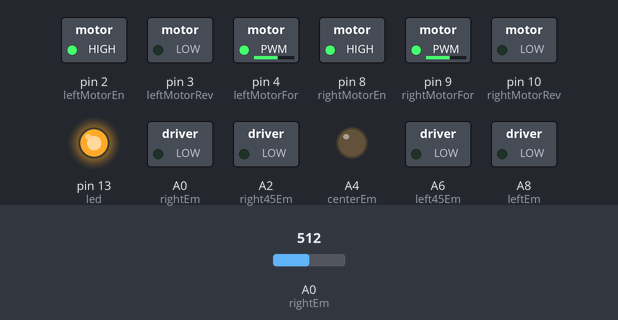
This sketch was run on a simulated Arduino Mega 2560, built with avr-gcc and run on an emulated ATmega2560. On the bench: switched loads named in the sketch (green lamp = pin HIGH), output pins drawn as LEDs (lit = HIGH). The inputs (shaded band) are chosen by the test bench; at power-on: A0 (rightEm) = 512. At 0.0 s the program stops and its outputs stay as they are.

Above: at 0.1 s.
Timing chart, 0 to 1.5 s (numbered marks = the images above):
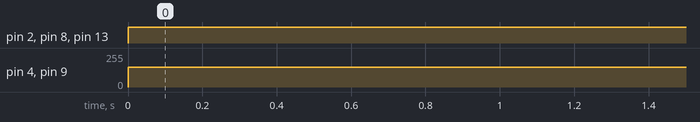

Measured:
- by itself, pin 2 (leftMotorEn), pin 8 (rightMotorEn), pin 13 (led): LOW → HIGH at 0.00 s
- by itself, pin 4 (leftMotorFor), pin 9 (rightMotorFor): 0/255 → 150/255 at 0.00 s

The sketch:

Main_Mechamouse.ino
```cpp
/*
 * this code for main mechmouse by Rat pack
 * main contributers: Matthew Alaniz, Stephanie Cabrera
 * **this a old agorithm , been scrapeed
 */

int led = 13; // test led
const int startOff = 0;//calibrate value through testing, valye reqired for center sensor to turn on
unsigned int startFlag = 0;

void startState(int);//function declaration for start, intilize agorithm

//Right Emitters and receivers -------------------------------------------------------------------------------------------------------------------------
int rightEm = A0; //14 // A1
int rightRec = 15; //15 // A1
int right; // right sensor reading

// Right45
int right45Em = A2; //16
int right45Rec = 17; //17 //A3
int right45; //right45 sensor reading

// Center
int centerEm = A4; // 18
int centerRec = 19; //19 // A5
int center; //center sensor reading

// Left 45
int left45Em = A6; //20
int left45Rec = 21; //21 // A7
int left45; //left45 sensor reading

//Left
int leftEm =  A8; // 22
int leftRec = 23; // 23 // A9
int left; //left sensor reading


//motor functions and variable declarations------------------------------------------------------------------------------------------------------------------------
//START OF FUNCTION DECLARATIONS
void rightFor(double);
void rightRev(double);
void leftFor(double);
void leftRev(double);
//END OF FUNCTION DECLARATIONS


//Right Motor
int rightMotorEn = 8; // Right Motor Enable
int rightMotorFor = 9; // Right Motor Forward
int rightMotorRev = 10; // Right Motor Reverse
//int rightMotorA = 11; // Right Motor A reading
//int rightMotorB = 12; // Right Motor A reading


//Left Motor
int leftMotorEn = 2; // Left Motor Enable
int leftMotorFor = 4; // Left Motor Forward
int leftMotorRev = 3; // Left Motor Reverse
//int leftMotorA = 5; // Left Motor A reading
//int leftMotorB = 6; // Left Motor B reading


//setup, varaiables, as outputs and endputs etc.  --------------------------------------------------------------------------------------------------------------------------
void setup() {
 // put your setup code here, to run once:
//sensor,output--------------------------------------------------------------
//Right Motor
pinMode(rightMotorEn, OUTPUT);
pinMode(rightMotorFor, OUTPUT);
pinMode(rightMotorRev, OUTPUT);
//pinMode(rightMotorA, INPUT);
//pinMode(rightMotorB, INPUT);


//Left Motor
pinMode(leftMotorEn, OUTPUT);
pinMode(leftMotorFor, OUTPUT);
pinMode(leftMotorRev, OUTPUT);
//pinMode(leftMotorA, INPUT);
//pinMode(leftMotorB, INPUT);

//LED
pinMode(led, OUTPUT); // test led

// sensors setup---------------------------------------------------------------
//Serial.begin(9600);
//Receivers
pinMode(rightRec, INPUT);
pinMode(right45Rec, INPUT);
pinMode(centerRec, INPUT);
pinMode(left45Rec, INPUT);
pinMode(leftRec, INPUT);

//Emitters
pinMode(rightEm, OUTPUT);
pinMode(right45Em, OUTPUT);
pinMode(centerEm, OUTPUT);
pinMode(left45Em, OUTPUT);
pinMode(leftEm, OUTPUT);
}


//main loop ----------------------------------------------------------------------------------------------------------------------
void loop() {
  // put your main code here, to run repeatedly:

//LED
digitalWrite(led,HIGH);


//start-----------
center = analogRead(centerRec);
if(center > startOff){

  startState(center);
}

while(startFlag){//follow through with rest of agorithm
//Right Forward
rightFor(150);


//Left Forward
(100);
leftFor(150);
}
}

void startState(int reading){
  startFlag = 0;
  int tempCenterA = analogRead(center);
  unsigned int prevMillis = millis();
  while( millis() - prevMillis > 3){}
  int tempCenterB = analogRead(center);
  if(tempCenterB - tempCenterA < 100){
    startFlag = 1;
  }
}

void rightFor(double rightSpeed){
  digitalWrite(rightMotorEn, HIGH);
  digitalWrite(rightMotorRev, LOW);
  analogWrite(rightMotorFor, rightSpeed);
}

void leftFor(double leftSpeed){
  digitalWrite(leftMotorEn, HIGH);
  digitalWrite(leftMotorRev, LOW);
  analogWrite(leftMotorFor, leftSpeed);
}


void rightRev(double rightSpeed){
  digitalWrite(rightMotorEn, HIGH);
  digitalWrite(rightMotorFor, LOW);
  analogWrite(rightMotorRev, rightSpeed);
}

void leftRev(double leftSpeed){
  digitalWrite(leftMotorEn, HIGH);
  digitalWrite(leftMotorFor, LOW);
  analogWrite(leftMotorRev, leftSpeed);
}
```
